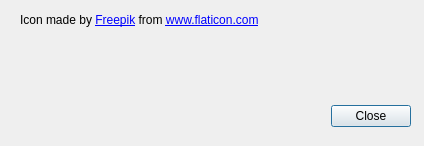
<?xml version="1.0" encoding="UTF-8"?>
<ui version="4.0">
 <class>imageAttributionsFormClass</class>
 <widget class="QDialog" name="imageAttributionsFormClass">
  <property name="geometry">
   <rect>
    <x>0</x>
    <y>0</y>
    <width>424</width>
    <height>146</height>
   </rect>
  </property>
  <property name="windowTitle">
   <string>Image attributions</string>
  </property>
  <property name="windowIcon">
   <iconset>
    <normaloff>:/ItemEditor Icon .png</normaloff>:/ItemEditor Icon .png</iconset>
  </property>
  <widget class="QDialogButtonBox" name="buttonBox">
   <property name="geometry">
    <rect>
     <x>330</x>
     <y>100</y>
     <width>81</width>
     <height>32</height>
    </rect>
   </property>
   <property name="orientation">
    <enum>Qt::Horizontal</enum>
   </property>
   <property name="standardButtons">
    <set>QDialogButtonBox::Close</set>
   </property>
  </widget>
  <widget class="QLabel" name="label">
   <property name="geometry">
    <rect>
     <x>20</x>
     <y>10</y>
     <width>401</width>
     <height>21</height>
    </rect>
   </property>
   <property name="text">
    <string>&lt;html&gt;&lt;head/&gt;&lt;body&gt;&lt;p&gt;Icon made by &lt;a href=&quot;https://www.flaticon.com/fr/auteurs/freepik&quot;&gt;&lt;span style=&quot; text-decoration: underline; color:#0000ff;&quot;&gt;Freepik&lt;/span&gt;&lt;/a&gt; from &lt;a href=&quot;https://www.flaticon.com&quot;&gt;&lt;span style=&quot; text-decoration: underline; color:#0000ff;&quot;&gt;www.flaticon.com&lt;/span&gt;&lt;/a&gt;&lt;/p&gt;&lt;/body&gt;&lt;/html&gt;</string>
   </property>
   <property name="textFormat">
    <enum>Qt::RichText</enum>
   </property>
   <property name="openExternalLinks">
    <bool>true</bool>
   </property>
  </widget>
 </widget>
 <resources>
  <include location="../res/global.qrc"/>
 </resources>
 <connections>
  <connection>
   <sender>buttonBox</sender>
   <signal>accepted()</signal>
   <receiver>imageAttributionsFormClass</receiver>
   <slot>accept()</slot>
   <hints>
    <hint type="sourcelabel">
     <x>248</x>
     <y>254</y>
    </hint>
    <hint type="destinationlabel">
     <x>157</x>
     <y>274</y>
    </hint>
   </hints>
  </connection>
  <connection>
   <sender>buttonBox</sender>
   <signal>rejected()</signal>
   <receiver>imageAttributionsFormClass</receiver>
   <slot>reject()</slot>
   <hints>
    <hint type="sourcelabel">
     <x>316</x>
     <y>260</y>
    </hint>
    <hint type="destinationlabel">
     <x>286</x>
     <y>274</y>
    </hint>
   </hints>
  </connection>
 </connections>
</ui>
